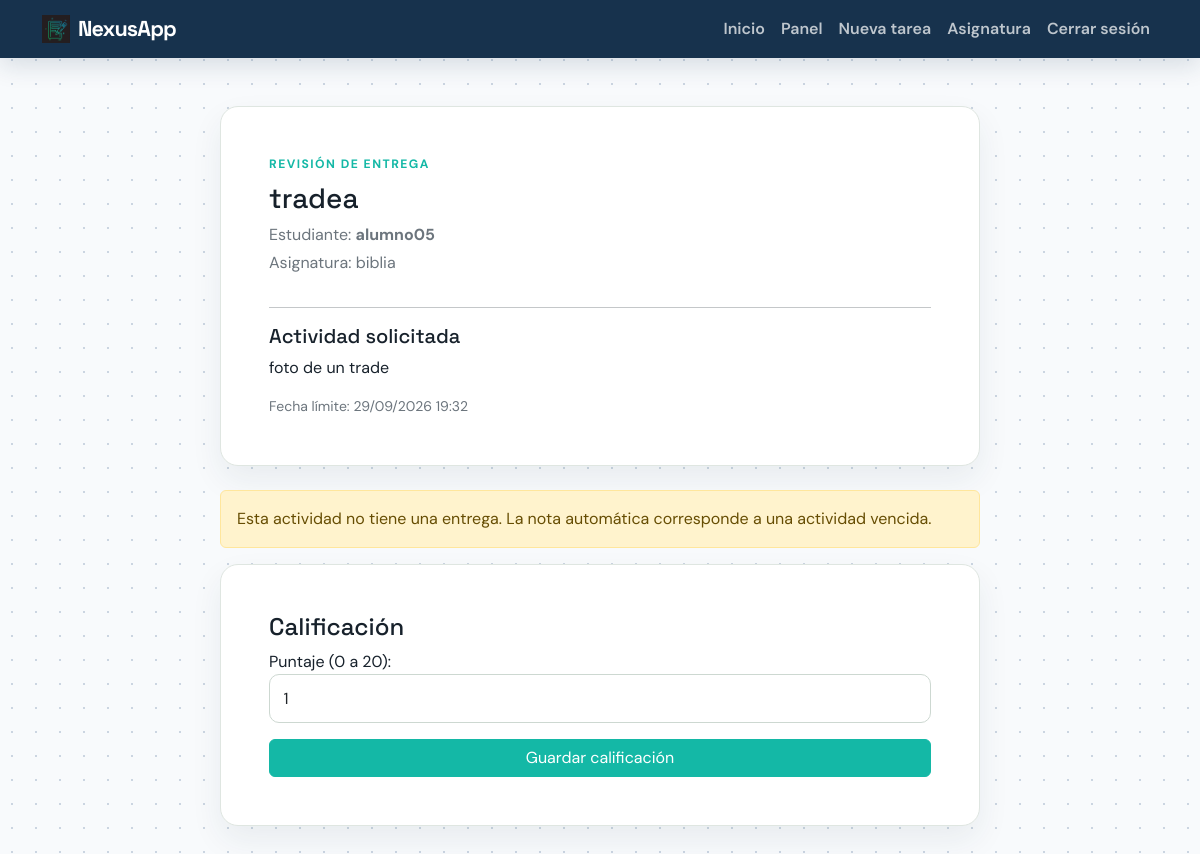
/tasks/42/grade/ (signed in), run on the app's committed database.
### tasks/models.py (models this page shows, shortened)
class Task(models.Model):
    title = models.CharField(max_length=100)
    description = models.TextField(blank=True)
    created = models.DateTimeField(auto_now_add=True)
    completed = models.BooleanField(default=False)
    datecompleted = models.DateTimeField(null=True)
    student_archived = models.BooleanField(default=False)
    important = models.BooleanField(default=False)
    subject = models.ForeignKey(
        Subject,
        on_delete=models.CASCADE,
        related_name="tasks",
        null=True,
        blank=True,
    )
    due_date = models.DateTimeField(null=True, blank=True)
    score = models.PositiveSmallIntegerField(
        null=True,
        blank=True,
        validators=[MinValueValidator(0), MaxValueValidator(20)],
    )
    teacher = models.ForeignKey(
        User,
        on_delete=models.CASCADE,
        related_name="created_tasks",
        limit_choices_to={"role": User.Roles.PROFESOR},
    )
    student = models.ForeignKey(
        User,
        on_delete=models.CASCADE,
        related_name="assigned_tasks",
        limit_choices_to={"role": User.Roles.ESTUDIANTE},
    )
    class Meta:
        indexes = [
            models.Index(fields=["teacher", "created"]),
            models.Index(fields=["student", "completed", "created"]),
            models.Index(fields=["due_date", "score"]),
        ]
    @property
    def submitted(self):
        return hasattr(self, "submission")
    @property
    def overdue(self):
        return self.due_date is not None and timezone.now() > self.due_date

class User(AbstractUser):
    class Roles(models.TextChoices):
        PROFESOR = "PROFESOR", "Profesor"
        ESTUDIANTE = "ESTUDIANTE", "Estudiante"
    role = models.CharField(
        max_length=20,
        choices=Roles.choices,
        default=Roles.ESTUDIANTE,
    )
    @property
    def is_profesor(self):
        return self.role == self.Roles.PROFESOR

class Subject(models.Model):
    name = models.CharField(max_length=120)
    description = models.TextField(blank=True)
    teacher = models.ForeignKey(
        User,
        on_delete=models.CASCADE,
        related_name="subjects_taught",
        limit_choices_to={"role": User.Roles.PROFESOR},
    )
    students = models.ManyToManyField(
        User,
        related_name="subjects_enrolled",
        blank=True,
        limit_choices_to={"role": User.Roles.ESTUDIANTE},
    )
    created = models.DateTimeField(auto_now_add=True)
    class Meta:
        ordering = ["name"]
        indexes = [models.Index(fields=["teacher", "name"])]

### tasks/views.py (the view)
# urls.py: path("tasks/<int:task_id>/grade/", views.grade_task, name="grade_task"),
@role_required(User.Roles.PROFESOR)
def grade_task(request, task_id):
    task = get_object_or_404(
        Task.objects.select_related("student", "subject").prefetch_related(
            "submission"
        ),
        pk=task_id,
        teacher=request.user,
    )
    if not task.submitted and not (task.overdue and task.score == 1):
        return redirect("profesor_dashboard")
    if request.method == "POST":
        form = GradeTaskForm(request.POST, instance=task)
        if form.is_valid():
            form.save()
            return redirect("profesor_dashboard")
    else:
        form = GradeTaskForm(instance=task)
    settle_overdue_tasks(request.user)
    return render(request, "grade_task.html", {"task": task, "form": form})

### tasks/forms.py
class GradeTaskForm(forms.ModelForm):
    class Meta:
        model = Task
        fields = ["score"]
        labels = {"score": "Puntaje (0 a 20)"}
        widgets = {
            "score": forms.NumberInput(
                attrs={"class": "form-control", "min": 0, "max": 20}
            )
        }

### tasks/views.py (called while the page is built)
def settle_overdue_tasks(teacher):
    now = timezone.now()
    Task.objects.filter(
        teacher=teacher,
        due_date__lt=timezone.now(),
        score__isnull=True,
        submission__isnull=True,
    ).update(score=1, completed=True, datecompleted=now)

### tasks/templates/grade_task.html (shortened to what this page needs)
{% extends "base.html" %} {% block content %}
<main class="page-wrap py-4 py-md-5">
  <div class="task-form-shell">
    <div class="card card-body p-4 p-md-5 mb-4">
      <div class="eyebrow mb-2">Revisión de entrega</div>
      <h1 class="h3">{{ task.title }}</h1>
      <p class="text-secondary mb-1">
        Estudiante: <strong>{{ task.student.username }}</strong>
      </p>
      <p class="text-secondary">Asignatura: {{ task.subject.name }}</p>
      <hr />
      <h2 class="h5">Actividad solicitada</h2>
      <p>{{ task.description }}</p>
      <p class="small text-secondary mb-0">
        Fecha límite: {{ task.due_date|date:"d/m/Y H:i" }}
      </p>
    </div>
    {% if task.submitted %}
    <div class="card card-body p-4 p-md-5 mb-4">
      <div class="d-flex justify-content-between align-items-center gap-3 mb-3">
        <h2 class="h4 mb-0">Entrega del estudiante</h2>
        <span class="badge text-bg-success">Recibida</span>
      </div>
      <p class="small text-secondary">
        Enviada el {{ task.submission.submitted_at|date:"d/m/Y H:i" }}
      </p>
      {% if task.submission.text %}
      <h3 class="h6">Respuesta escrita</h3>
      <div
        class="p-3 rounded-3 mb-3"
        style="background: #f1f5f2; white-space: pre-wrap"
      >
        {{ task.submission.text }}
      </div>
      {% endif %} {% if task.submission.file %}
      <h3 class="h6">Archivo adjunto</h3>
      {% if task.submission.is_image %}
      <img src="{{ task.submission.file.url }}"
           alt="Archivo de la entrega"
           class="img-thumbnail shadow-sm object-fit-cover mt-2 mb-2"
           style="max-width: 250px; height: 150px; cursor: pointer; transition: 0.3s;"
           data-bs-toggle="modal"
           data-bs-target="#imageModal"
           onmouseover="this.style.opacity='0.8'"
           onmouseout="this.style.opacity='1'">
      <p class="text-muted small">Haz clic en la imagen para ampliarla</p>
      <div class="modal fade" id="imageModal" tabindex="-1" aria-hidden="true">
          <div class="modal-dialog modal-xl modal-dialog-centered">
              <div class="modal-content bg-transparent border-0">
                  <div class="modal-header border-0 pb-0 justify-content-end">
                      <button type="button" class="btn-close btn-close-white" data-bs-dismiss="modal" aria-label="Cerrar"></button>
                  </div>
                  <div class="modal-body text-center pt-0">
                      <img src="{{ task.submission.file.url }}" class="img-fluid rounded shadow" style="max-height: 85vh;" alt="Vista completa">
                  </div>
              </div>
          </div>
      </div>
      {% else %}
      <a href="{{ task.submission.file.url }}" target="_blank" rel="noopener">
        Abrir o descargar el archivo adjunto
      </a>
      {% endif %}
      {% endif %}
    </div>
    {% else %}
    <div class="alert alert-warning">
      Esta actividad no tiene una entrega. La nota automática corresponde a una
      actividad vencida.
    </div>
    {% endif %}
    <form method="post" class="card card-body p-4 p-md-5">
      <h2 class="h4">Calificación</h2>
      {{ form.as_p }}
      <button class="btn btn-primary">Guardar calificación</button>
    </form>
  </div>
</main>
{% endblock %}

### tasks/static/assets/css/main.css (style rules this page uses)
:root { --ink: #17212b; --muted: #687684; --paper: #f5f7f4; --surface: #ffffff; --accent: #14b8a6; --accent-dark: #0d9488; --line: #dfe6e1; --navy: #17324d; }
* { box-sizing: border-box; }
body { min-height: 100vh; background-color: #f8fafc; background-image: radial-gradient(#cbd5e1 1.5px, transparent 1.5px); background-size: 24px 24px; color: var(--ink); font-family: "DM Sans", sans-serif; }
h1, h2, h3, .navbar-brand { font-family: "Space Grotesk", sans-serif; }
.card { border-color: var(--line); border-radius: 18px; box-shadow: 0 14px 32px rgba(23, 50, 77, 0.07); }
.btn-primary { background: var(--accent); border-color: var(--accent); }
.form-control, .form-select { border-color: #cdd8d1; border-radius: 10px; padding: 0.72rem 0.85rem; }
.eyebrow { color: #14b8a6; font-size: 0.76rem; font-weight: 700; letter-spacing: 0.12em; text-transform: uppercase; }
.page-wrap { width: min(1180px, calc(100% - 2rem)); margin-inline: auto; }
.task-form-shell { width: min(760px, 100%); margin-inline: auto; }

### data on the page
Task: title "tradea", student.username "alumno05", subject.name "biblia", description "foto de un trade", due_date "29/09/2026 19:32", score "1"
